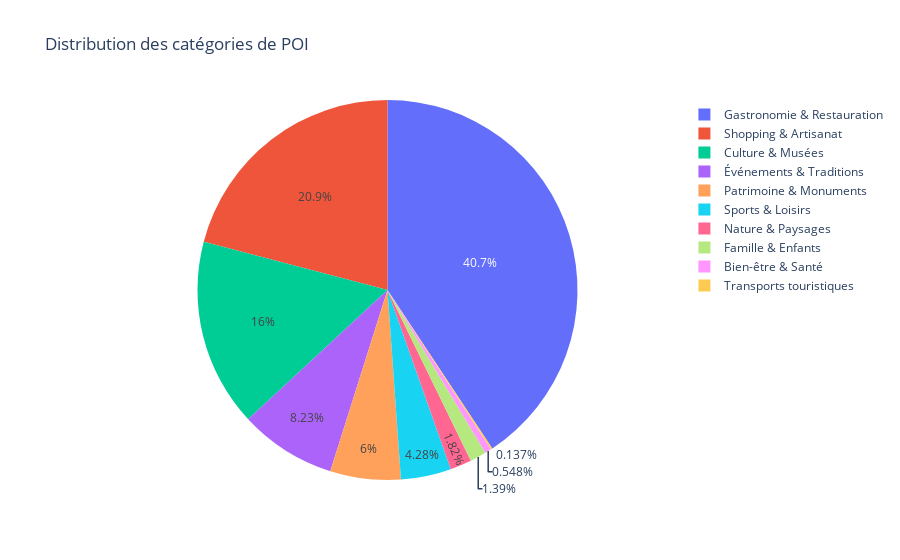

The code cell stored with this chart in its notebook:
### Code cell
import plotly.express as px

#fig = px.histogram(df_main_cat, x="main_category", y="count", title="Distribution des catégories de POI")
fig = px.pie(df_main_cat, values="count", names="main_category", title="Distribution des catégories de POI")
fig.show()

### Figure 1 — Plotly figure (JSON) as saved in the notebook; plotly's stock layout.template omitted (floating-point values rounded to 4 significant figures)
{"data": [{"domain": {"x": [0, 1], "y": [0, 1]}, "hovertemplate": "main_category=%{label}<br>count=%{value}<extra></extra>", "labels": ["Gastronomie & Restauration", "Shopping & Artisanat", "Culture & Musées", "Événements & Traditions", "Patrimoine & Monuments", "Sports & Loisirs", "Nature & Paysages", "Famille & Enfants", "Bien-être & Santé", "Transports touristiques"], "legendgroup": "", "name": "", "showlegend": true, "type": "pie", "values": [135755, 69741, 53338, 27450, 20011, 14279, 6074, 4622, 1828, 456]}], "layout": {"legend": {"tracegroupgap": 0}, "title": {"text": "Distribution des catégories de POI"}}}
